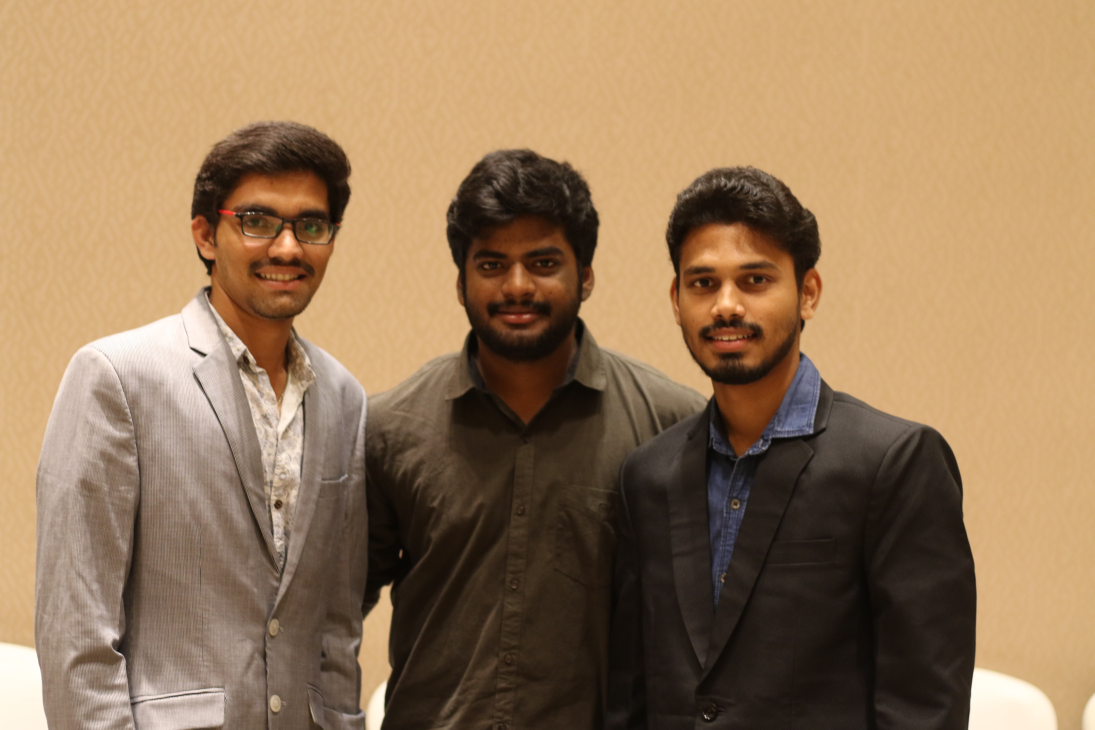
#> input picture face-detection/sanlokhan.JPG, 5472 x 3648 px (shown at 1/5 size)
$ jupyter execute Untitled.ipynb
#> lines starting #> are read from the running program, lines starting #| are printed output that depends on the picture; after the words box and inside, x2 and y2 are one past the last pixel; in counts of white or black regions, pixels touching at a corner belong together
[cell 1]
import cv2
from matplotlib import pyplot as plt

[cell 2]
face_cascade = cv2.CascadeClassifier('haarcascade_frontalface_default.xml')

[cell 3]
img = cv2.imread('sanlokhan.JPG')
#> img is the input picture: shape (3648, 5472, 3); mean B, G, R 90.6, 121.8, 150.8

[cell 4]
plt.imshow(img)

[cell 5]
plt.imshow(cv2.cvtColor(img, cv2.COLOR_BGR2RGB))

[cell 6]
plt.imshow(cv2.cvtColor(img, cv2.COLOR_BGR2GRAY))
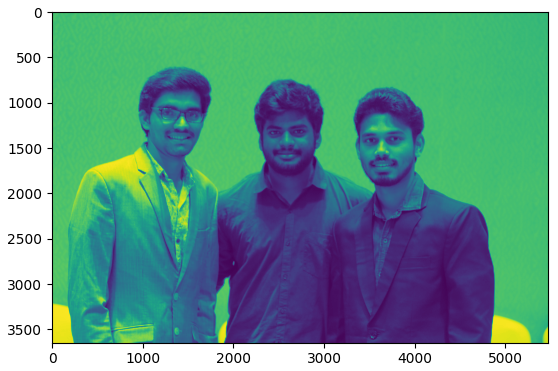
#> figure drawn by matplotlib, 1 panel

[cell 7]
plt.show()

[cell 8]
grayImg = cv2.cvtColor(img,cv2.COLOR_BGR2GRAY)
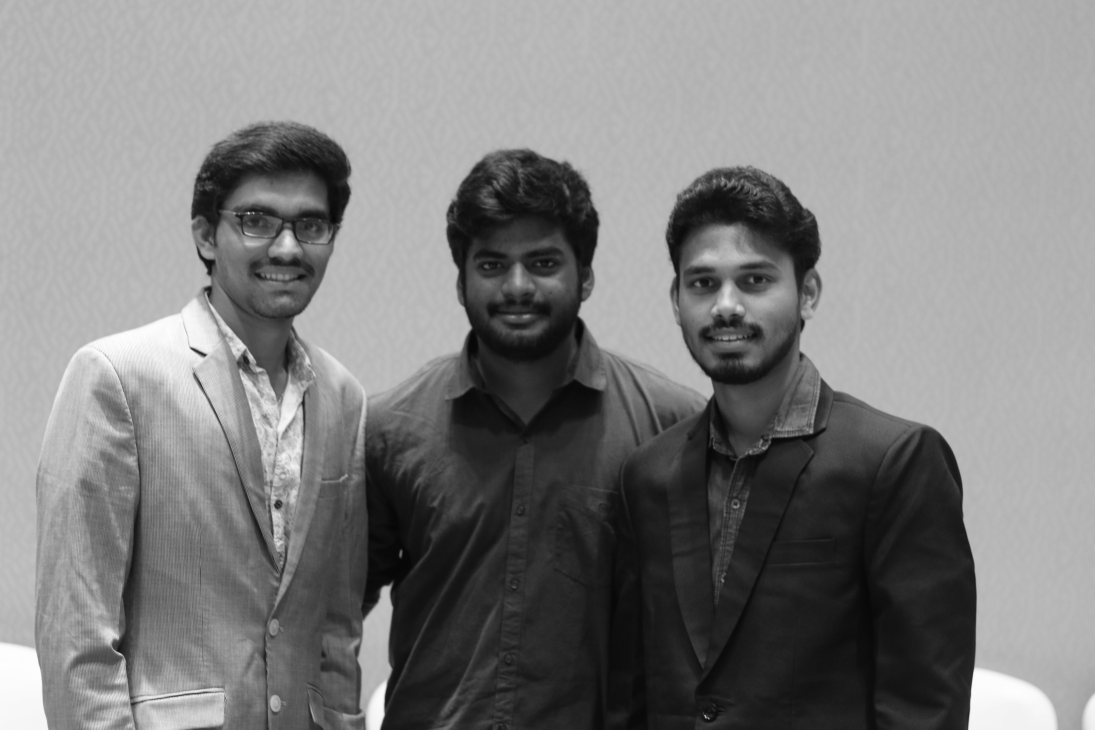
#> grayImg: shape (3648, 5472) (shown at 1/5 size); min 5, max 255, mean 126.9

[cell 9]
#faces = face_cascade.detectMultiScale(grayImg,1.1,4)

[cell 10]
print('Original dimensions:',img.shape)
#| Original dimensions: (3648, 5472, 3)

[cell 11]
width = int(img.shape[1]*0.2)
#> width = 1094
height = int(img.shape[0]*0.2)
#> height = 729
dim = (width,height)
#> dim = (1094, 729)

[cell 12]
resized = cv2.resize(img,dim,interpolation=cv2.INTER_AREA)
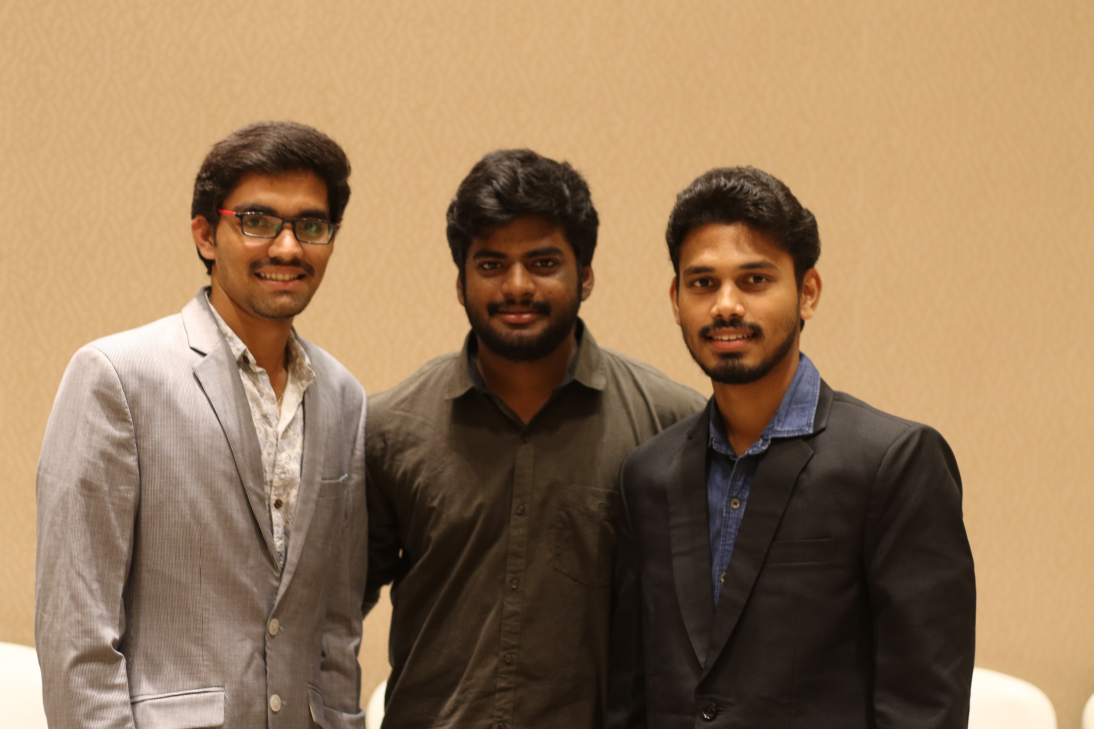
#> resized: shape (729, 1094, 3); mean B, G, R 90.6, 121.8, 150.8

[cell 13]
print('Resized dimensions:',resized.shape)
#| Resized dimensions: (729, 1094, 3)

[cell 14]
plt.imshow(cv2.cvtColor(resized, cv2.COLOR_BGR2GRAY))
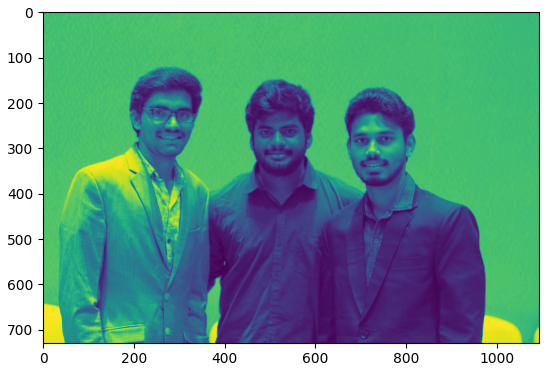
#> figure drawn by matplotlib, 1 panel

[cell 15]
resizedGray = cv2.cvtColor(resized,cv2.COLOR_BGR2GRAY)
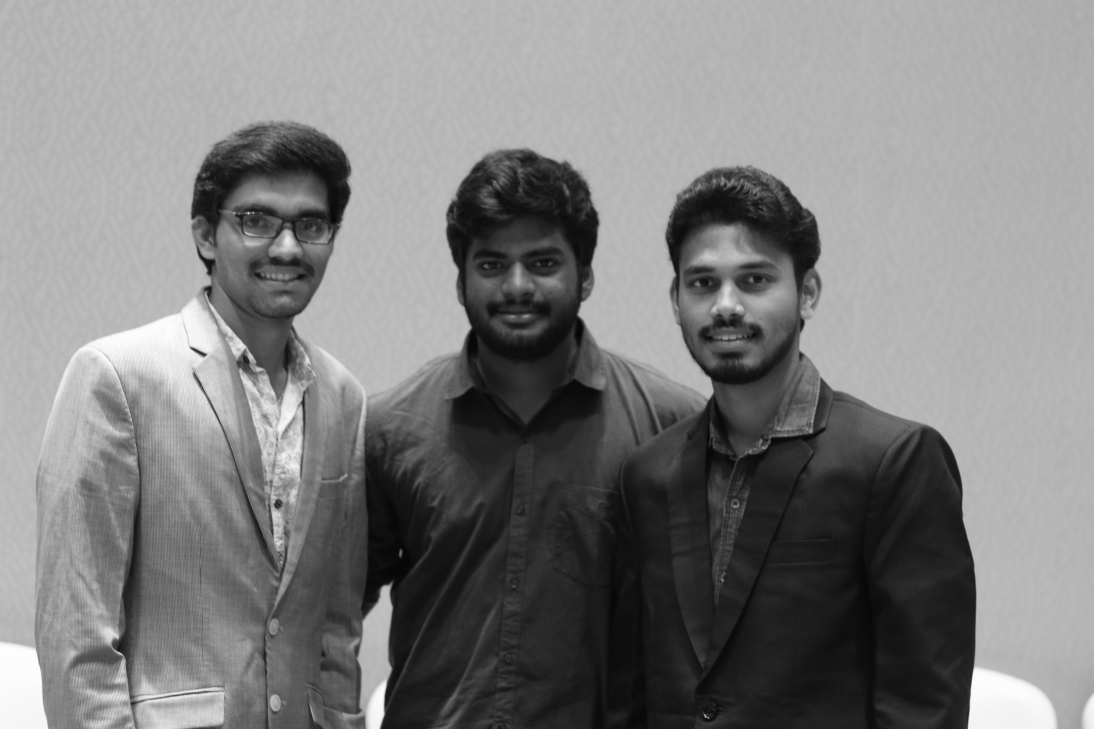
#> resizedGray: shape (729, 1094); min 6, max 254, mean 126.9

[cell 16]
faces = face_cascade.detectMultiScale(resizedGray,1.1,4)
#> faces = [[202, 162, 157, 157], [652, 221, 157, 157], [445, 207, 145, 145]]

[cell 17]
for (x ,y ,w ,h) in faces:
      cv2.rectangle(resized,(x , y),( x+w, y+h),(255,0,0),3)
#> this loop made 3 passes
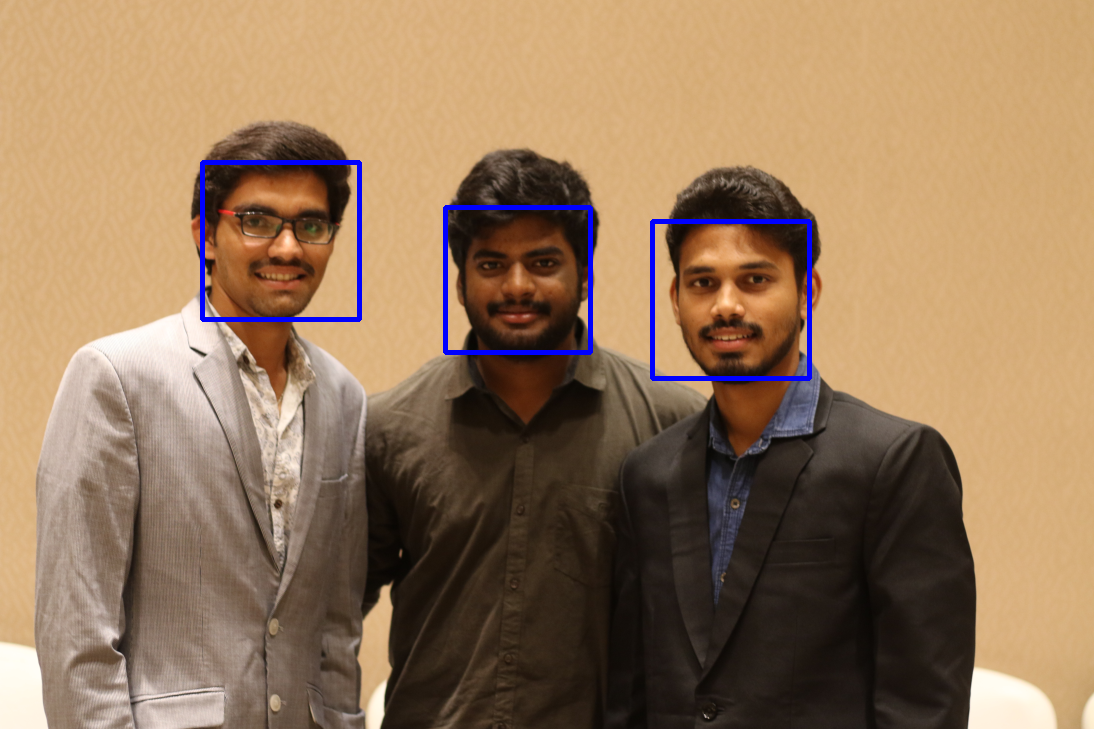
#> resized: shape (729, 1094, 3); 1.15% of pixels changed, all inside (x1, y1, x2, y2) = (200, 160, 812, 381)

$ run again, with face-detection/sanlok.JPG copied over face-detection/sanlokhan.JPG
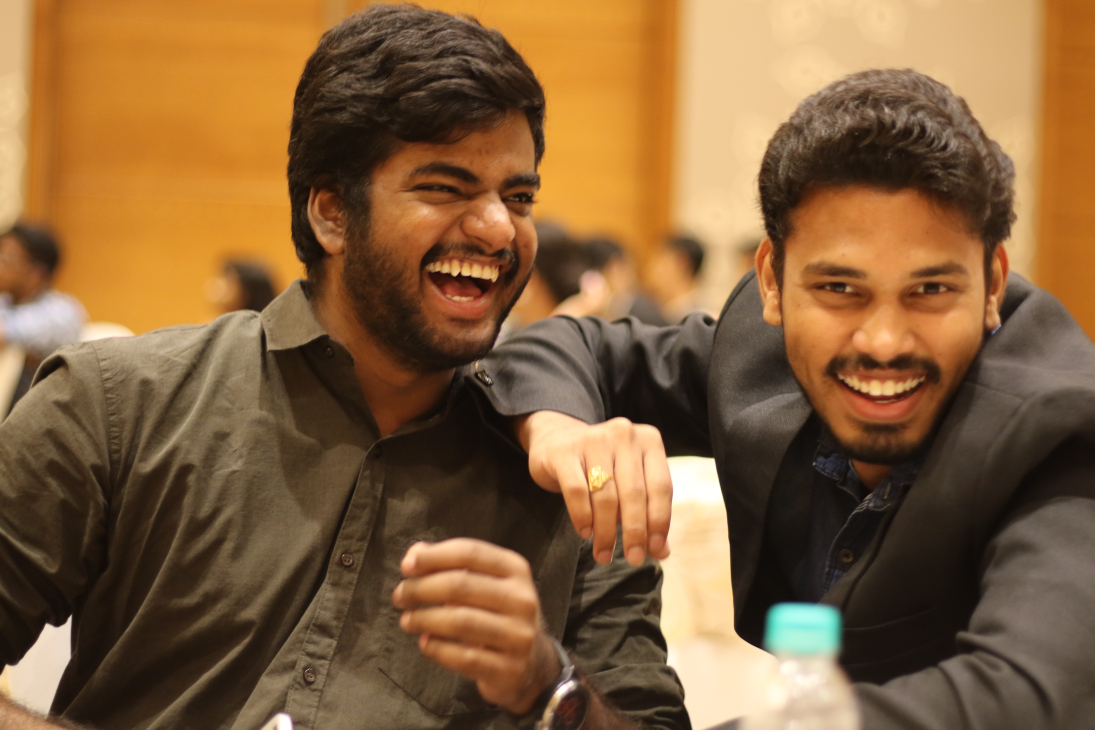
#> input picture face-detection/sanlok.JPG, 5472 x 3648 px (shown at 1/5 size)
#> img is the input picture: shape (3648, 5472, 3); mean B, G, R 60.5, 97, 132.1
#| Original dimensions: (3648, 5472, 3)
#| Resized dimensions: (729, 1094, 3)
#> `resizedGray = cv2.cvtColor(resized,cv2.COLOR_BGR2GRAY)`:
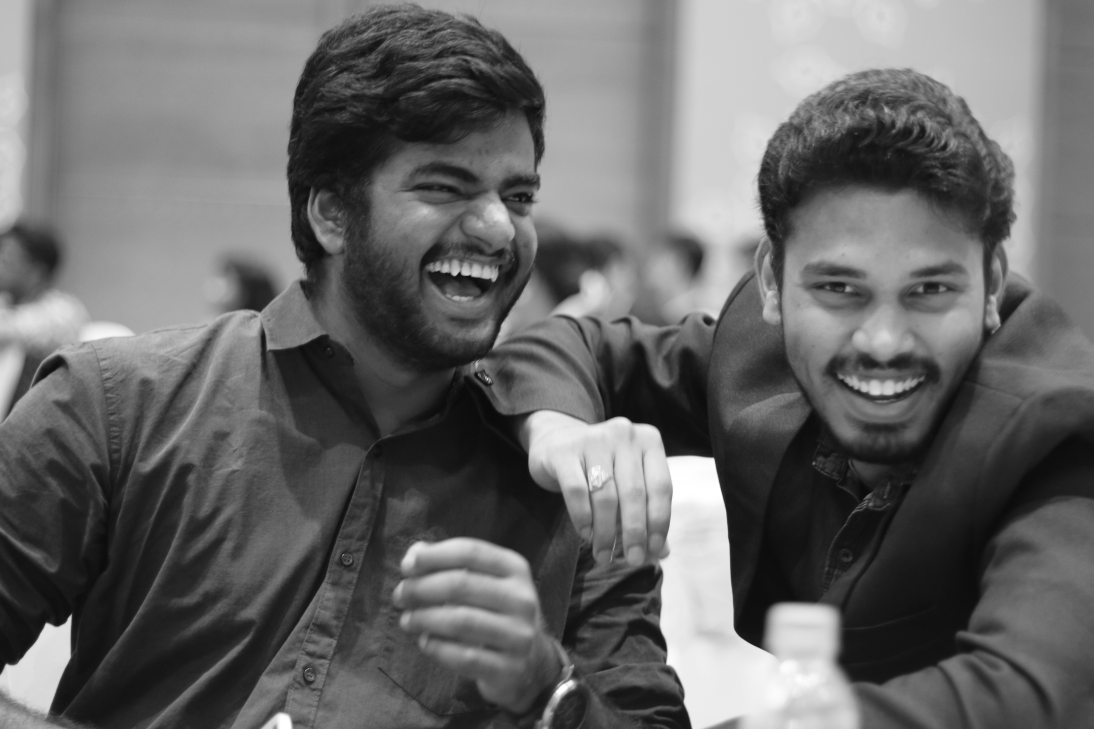
#> resizedGray: shape (729, 1094); min 10, max 255, mean 103.4
#> faces = [[331, 520, 47, 47], [759, 195, 244, 244]]
#> the loop `for (x ,y ,w ,h) in faces:` made 2 passes
#> after the loop `for (x ,y ,w ,h) in faces:`:
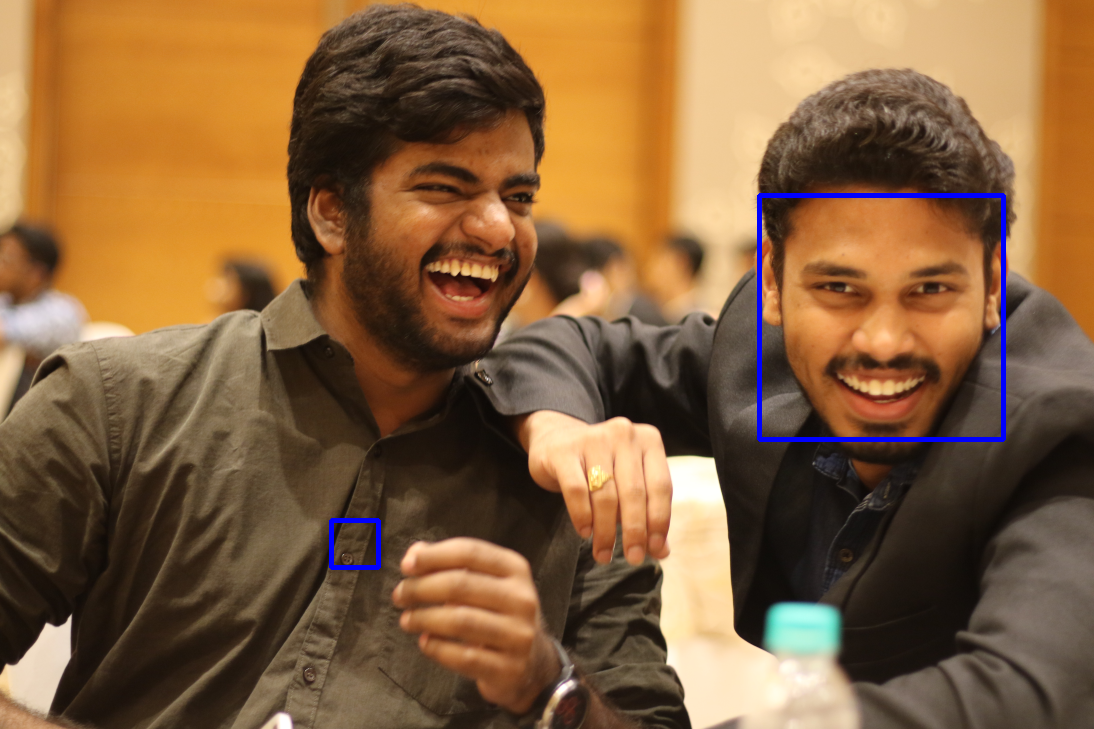
#> resized: shape (729, 1094, 3); mean B, G, R 62, 96.6, 131.4
